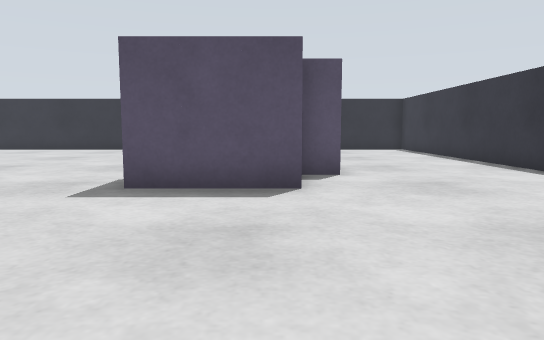
[1] (above)

21 first-person views from a walk through a robot-simulator world made for Gazebo. The camera is 0.1 m above the floor, tilts 6° down and sees 70° across. The floor is counted in squares, 0.1 m on a side. Each view is taken from the middle of a square. On the plan, view 1 faces up. The plan holds only what a view shows up to about 13 squares ahead; the rest is blank. The place goes on beyond the plan. Robots are left out.

[2]
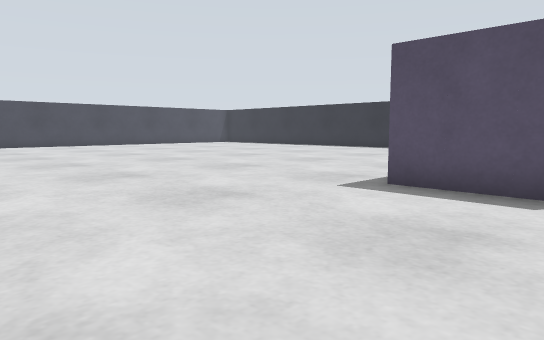

[3]
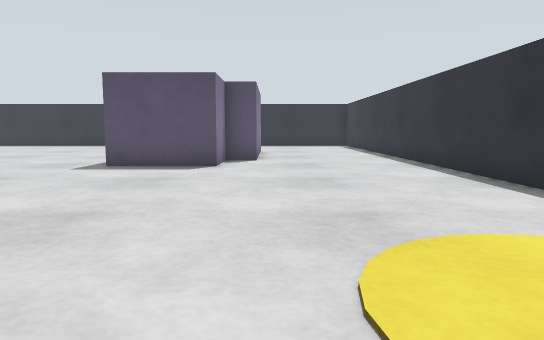

[4]
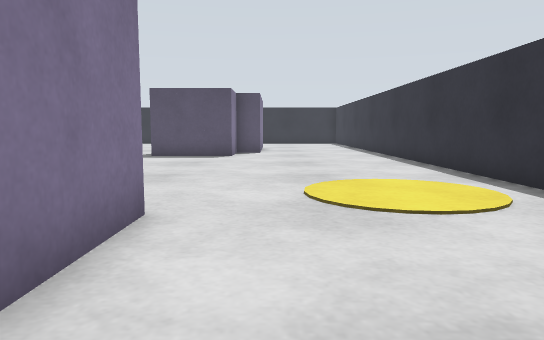

[5]
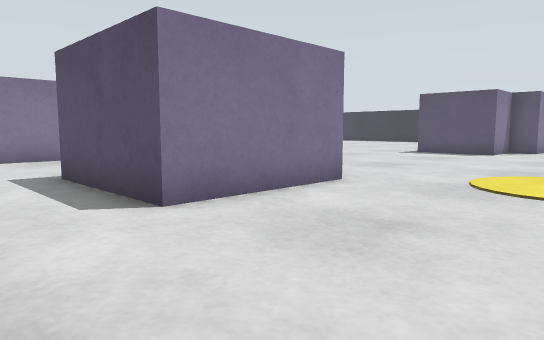

[6]
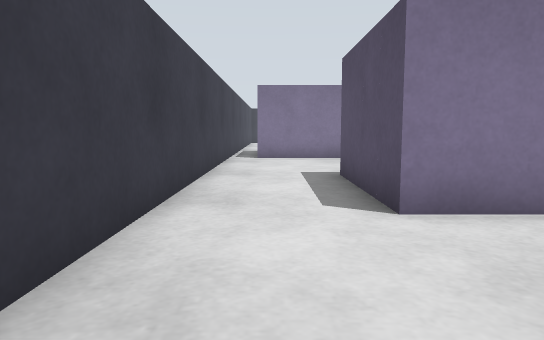

[7]
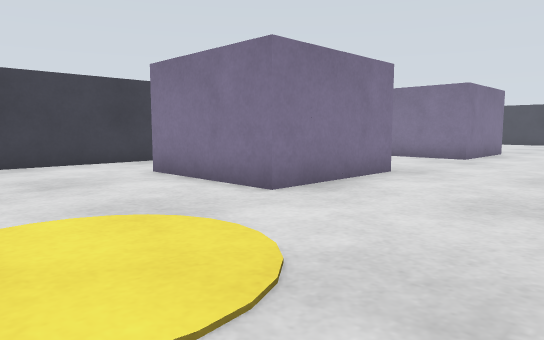

[8]
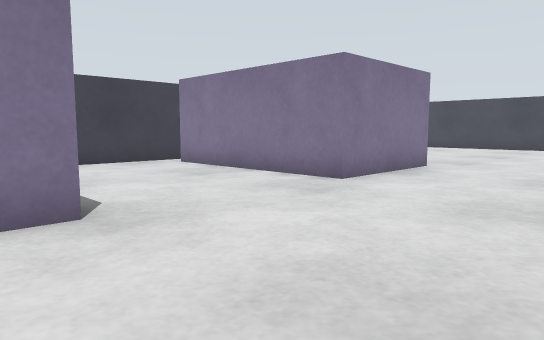

[9]
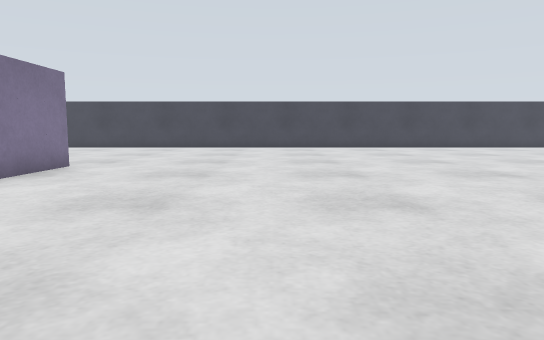

[10]
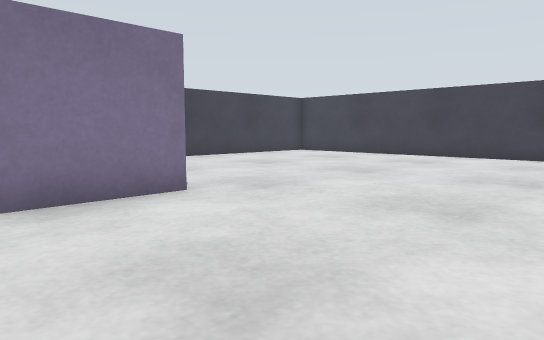

[11]
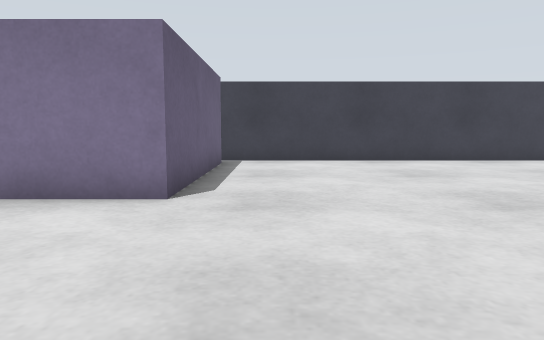

[12]
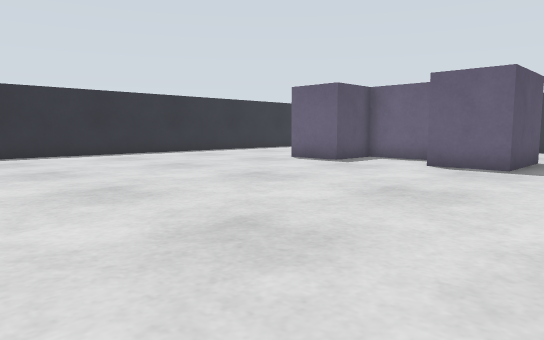

[13]
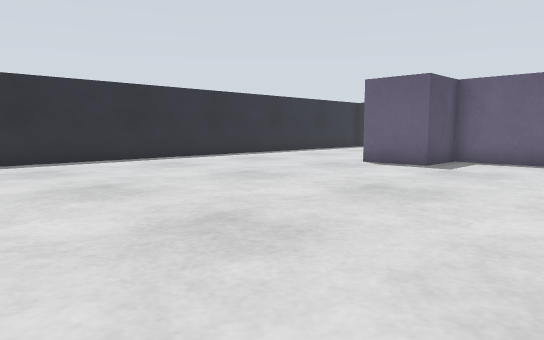

[14]
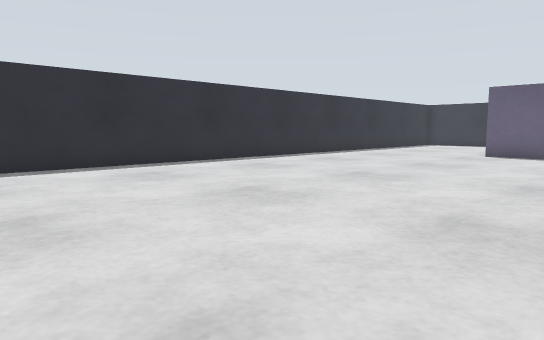

[15]
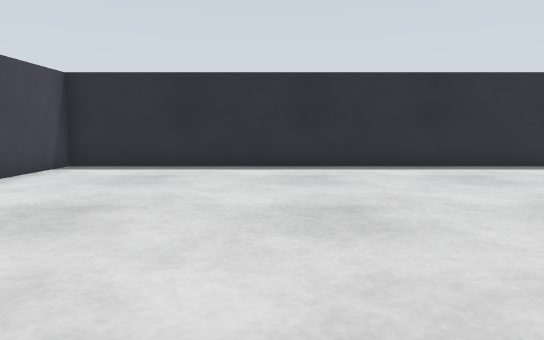

[16]
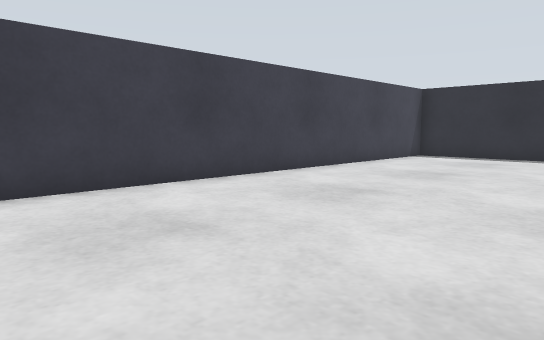

[17]
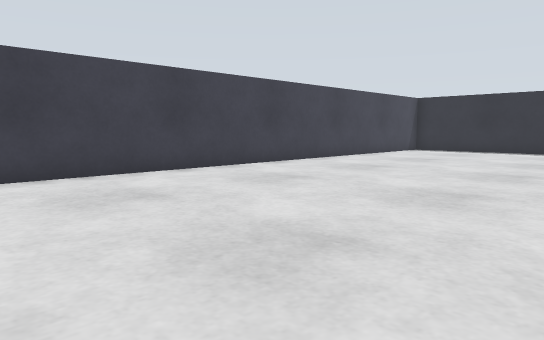

[18]
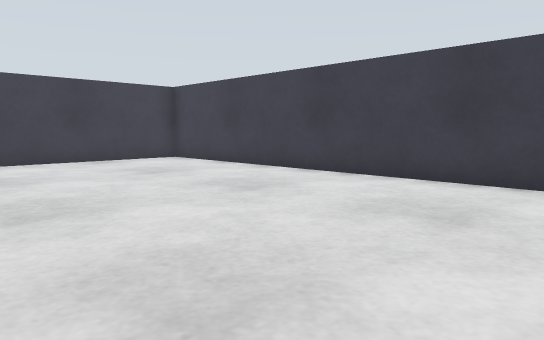

[19]
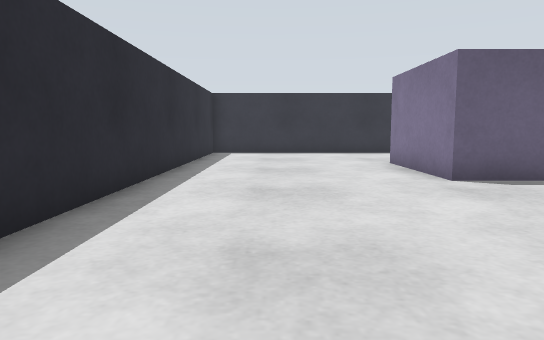

[20]
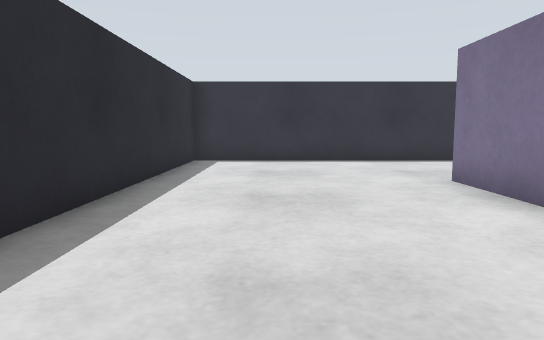

[21]
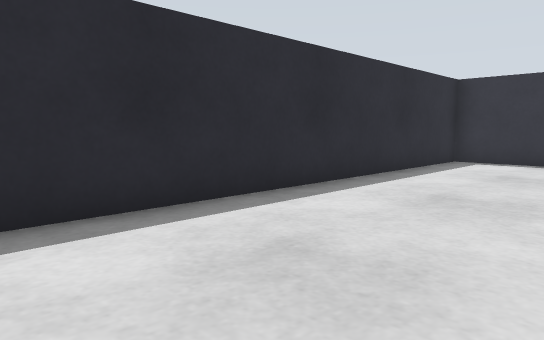

### Floor plan
Points are (right, up) in squares from view 1. A wall is a line through its corners. A room is listed if a view was taken in it or the views show most of it. See-through windows are left out.
Room 1 (views 1, 2, 3, 4, 5, 6, 7, 8, 9, 10, 11, 12, 13, 14, 15, 16, 17, 18, 19, 20, 21)
walls: (-0.5, 9.1) (-0.5, 11.5); (-3.6, -3.5) (0.5, -3.5) (0.5, -7.5) (-3.5, -7.5); (1.6, 8.5) (0.5, 8.5) (0.5, 6.5) (-0.5, 6.5); (-0.5, 13.5) (1.5, 13.5); (-12.5, -9.5) (-12.5, -3.5) (-8.5, -3.5) (-8.5, -9.5); (-23.5, 0.8) (-23.5, -9.1); (-9.1, -10.5) (3, -10.5); (6.5, -1.6) (6.5, 19.5) (-23.5, 19.5) (-23.5, 2.4); (-22.8, -10.5) (-12.4, -10.5)
objects: blue box (-2, 7) to (-2, 8); blue box (-2, 12) to (-2, 13); blue box (-1, 7) to (-1, 8); blue box (-1, 12) to (-1, 13)

Positions as (right, up) in squares from view 1, and headings:
1: (0, 0), facing up
2: (1, 0), facing up-left
3: (2, -4), facing up
4: (2, -8), facing up
5: (5, -10), facing up-left
6: (5, -9), facing left
7: (5, 1), facing down-left
8: (-2, 1), facing down-left
9: (-2, 2), facing left
10: (-9, 2), facing down-left
11: (-14, 2), facing down
12: (-13, 4), facing up-right
13: (-13, 7), facing up-right
14: (-18, 9), facing up-right
15: (-18, 9), facing up
16: (-17, 5), facing up-left
17: (-15, 1), facing up-left
18: (-16, 2), facing down-left
19: (-10, 17), facing right
20: (-6, 17), facing right
21: (-6, 15), facing up-right
